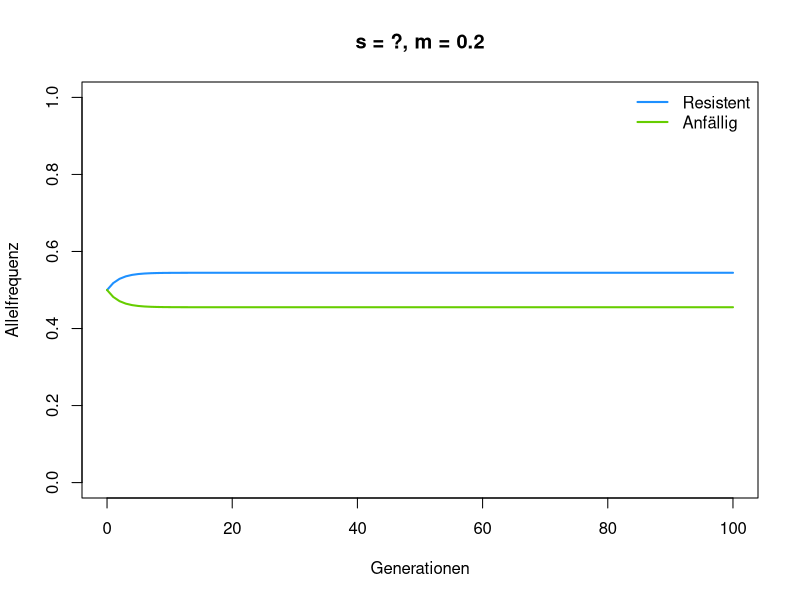
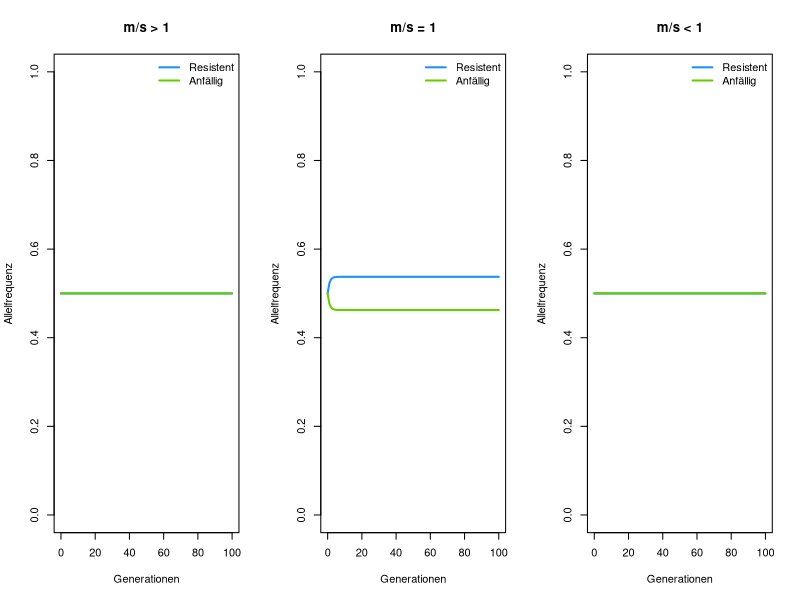
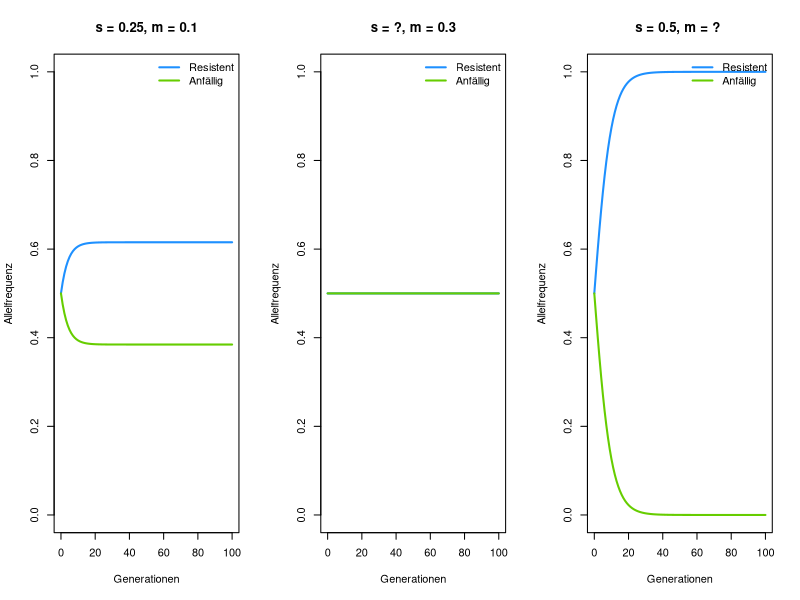

Source code (R) for these figures, in order:
## ---- chunk 1
knitr::opts_chunk$set(echo = TRUE, warning = FALSE, message = FALSE)
## ---- chunk 2
# Selektion; Berechnung der mittleren Fitness
selektionsschritt <- function(p, # Proportion des gefragten Alleles
                              w) # Fitness der verschiedenen Genotypen (Vektor mit drei Einträgen)
  {
  
  q <- 1-p # Proportion des anderen Alleles
  
  w_quer <- p^2*w[1] + 2*p*q*w[2] + q^2*w[3]
  
  p_sel <- (p^2*w[1] + p*q*w[2] )/ w_quer
  
  return(p_sel)
}

# Simulation eines Generationschritts, Selektion gefolgt von Migration
eine_generation <- function(p, # Frequenz des Resistenz-Alleles
                            s, # Selektionskoeffizient
                            m) # Migration
  {
  
  q <- 1 - p # Proportion der anfälligen Moskitos
  
  # Selektion
  p_sel <- selektionsschritt(p, c(1 + s, 1 + s/2, 1))
  q_sel <- selektionsschritt(q, c(1, 1 + s/2, 1 + s))
  
  # Migration
  p_mig <- (1 - m) * p_sel + m * q
  q_mig <- (1 - m) * q_sel + m * p
  
  return(c(p_mig, q_mig))

}

## ---- chunk 3

eine_generation(p = 0.5,
                s = 0.2,
                m = 0.2)

## ---- chunk 4
# Simulation mehrerer Generationen
simulateLA <- function(p_0, # Anfangsfrequenz
                       s, # Selektionskoeffizient
                       m, # Migration
                       generationen = 100) # Anzahl Generationen; Annahme = 100
  {
  
  p <- q <- numeric(generationen + 1) # Vorbereiten von leeren Vektoren (von 0 bis zur maximalen Generationen Zahl)
  
  # Anfangsfrequenzen
  p[1] <- p_0
  q[1] <- 1- p_0 
  
  for (t in seq_len(generationen)) { # Wiederholen der Zeitschritte
    
    new_freq <- eine_generation(p[t], s, m)
    p[t + 1] <- new_freq[1]
    q[t + 1] <- new_freq[2]
  }
  
  data.frame(generation = 0:generationen, 
             p = p, 
             q = q)
}

## ---- chunk 5

test_df <- simulateLA(p_0 = 0.5,
                     s = 0.2, # Bitte ändern
                     m = 0.2)

plot(x = test_df$generation,
     y = test_df$p,
     type = "l", lwd = 2, col = "dodgerblue",
     xlab = "Generationen",
     ylab = "Allelfrequenz",
     ylim = c(0,1),
     main = "s = ?, m = 0.2")
lines(x = test_df$generation,
     y = test_df$q, 
     type = "l", lwd = 2, col = "chartreuse3")
legend("topright", c("Resistent", "Anfällig"),
       col = c("dodgerblue", "chartreuse3"),
       lwd = 2, bty = "n")

## ---- chunk 6

# m/s grösser 1
ms_gr_1 <- simulateLA(p_0 = 0.5,
                     s = 0, # Bitte ändern
                     m = 0) # Bitte ändern

# m/s gleich 1
ms_gl_1 <- simulateLA(p_0 = 0.5,
                     s = 0.3,
                     m = 0.3)

# m/s kleiner 1
ms_kl_1 <- simulateLA(p_0 = 0.5,
                     s = 0, # Bitte ändern
                     m = 0) # Bitte ändern

par(mfrow = c(1, 3))
plot(x = ms_gr_1$generation,
     y = ms_gr_1$p,
     type = "l", lwd = 2, col = "dodgerblue",
     xlab = "Generationen",
     ylab = "Allelfrequenz",
     ylim = c(0,1),
     main = "m/s > 1")
lines(x = ms_gr_1$generation,
     y = ms_gr_1$q, 
     type = "l", lwd = 2, col = "chartreuse3")
legend("topright", c("Resistent", "Anfällig"),
       col = c("dodgerblue", "chartreuse3"),
       lwd = 2, bty = "n")

plot(x = ms_gl_1$generation,
     y = ms_gl_1$p,
     type = "l", lwd = 2, col = "dodgerblue",
     xlab = "Generationen",
     ylab = "Allelfrequenz",
     ylim = c(0,1),
     main = "m/s = 1")
lines(x = ms_gl_1$generation,
     y = ms_gl_1$q, 
     type = "l", lwd = 2, col = "chartreuse3")
legend("topright", c("Resistent", "Anfällig"),
       col = c("dodgerblue", "chartreuse3"),
       lwd = 2, bty = "n")

plot(x = ms_kl_1$generation,
     y = ms_kl_1$p,
     type = "l", lwd = 2, col = "dodgerblue",
     xlab = "Generationen",
     ylab = "Allelfrequenz",
     ylim = c(0,1),
     main = "m/s < 1")
lines(x = ms_kl_1$generation,
     y = ms_kl_1$q, 
     type = "l", lwd = 2, col = "chartreuse3")
legend("topright", c("Resistent", "Anfällig"),
       col = c("dodgerblue", "chartreuse3"),
       lwd = 2, bty = "n")

## ---- chunk 7

ref <- simulateLA(p_0 = 0.5,
                     s = 0.25,
                     m = 0.1)

test1 <- simulateLA(p_0 = 0.5,
                     s = 0.0, # Bitte ändern
                     m = 0.3)

test2 <- simulateLA(p_0 = 0.5,
                     s = 0.5,
                     m = 0.0) # Bitte ändern

par(mfrow = c(1, 3))
plot(x = ref$generation,
     y = ref$p,
     type = "l", lwd = 2, col = "dodgerblue",
     xlab = "Generationen",
     ylab = "Allelfrequenz",
     ylim = c(0,1),
     main = "s = 0.25, m = 0.1")
lines(x = ref$generation,
     y = ref$q, 
     type = "l", lwd = 2, col = "chartreuse3")
legend("topright", c("Resistent", "Anfällig"),
       col = c("dodgerblue", "chartreuse3"),
       lwd = 2, bty = "n")

plot(x = test1$generation,
     y = test1$p,
     type = "l", lwd = 2, col = "dodgerblue",
     xlab = "Generationen",
     ylab = "Allelfrequenz",
     ylim = c(0,1),
     main = "s = ?, m = 0.3")
lines(x = test1$generation,
     y = test1$q, 
     type = "l", lwd = 2, col = "chartreuse3")
legend("topright", c("Resistent", "Anfällig"),
       col = c("dodgerblue", "chartreuse3"),
       lwd = 2, bty = "n")

plot(x = test2$generation,
     y = test2$p,
     type = "l", lwd = 2, col = "dodgerblue",
     xlab = "Generationen",
     ylab = "Allelfrequenz",
     ylim = c(0,1),
     main = "s = 0.5, m = ? ")
lines(x = test2$generation,
     y = test2$q, 
     type = "l", lwd = 2, col = "chartreuse3")
legend("topright", c("Resistent", "Anfällig"),
       col = c("dodgerblue", "chartreuse3"),
       lwd = 2, bty = "n")



## ---- chunk 8
# F_ST aus zwei Allelfrequenzen
fst_aus_p <- function(p1, # Frequenz von R in Population 1
                      p2) # Frequenz von R in Population 2
  {

  p_quer <- (p1 + p2) / 2                          # mittlere Frequenz
  H_S <- (2*p1*(1 - p1) + 2*p2*(1 - p2)) / 2       # innerhalb
  H_T <- 2*p_quer*(1 - p_quer)                     # zusammengeworfen

  return((H_T - H_S) / H_T)
}

# F_ST im Gleichgewicht von Migration und Selektion
fst_aus_ms <- function(m, # Migration
                       s, # Selektionskoeffizient
                       generationen = 1000) # lange laufen lassen
  {

  sim <- simulateLA(p_0 = 0.5, s = s, m = m, generationen = generationen)
  ende <- sim[nrow(sim), ] # letzte Generation

  return(fst_aus_p(ende$p, ende$q))
}

## ---- chunk 9

fst_aus_p(p1 = 0.9, p2 = 0.1) # Bitte ändern

fst_aus_ms(m = 0.1, s = 0.1)  # Bitte ändern
